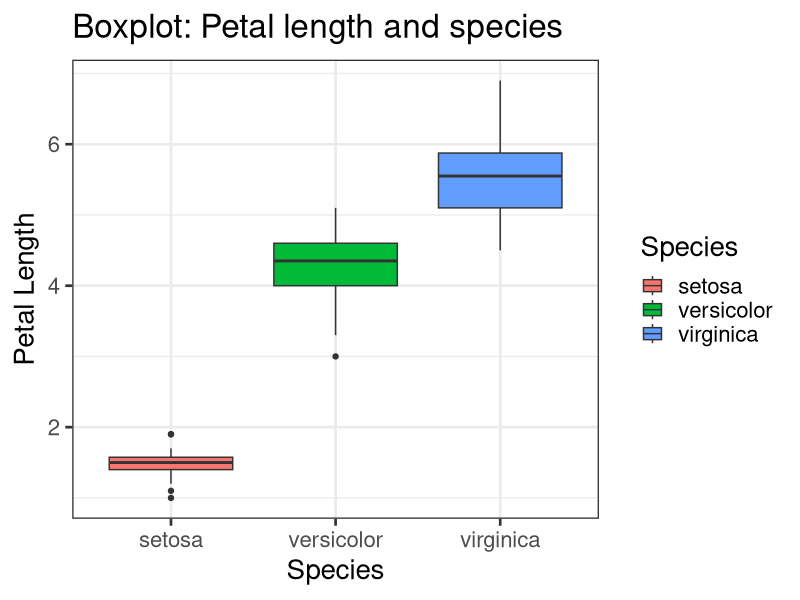
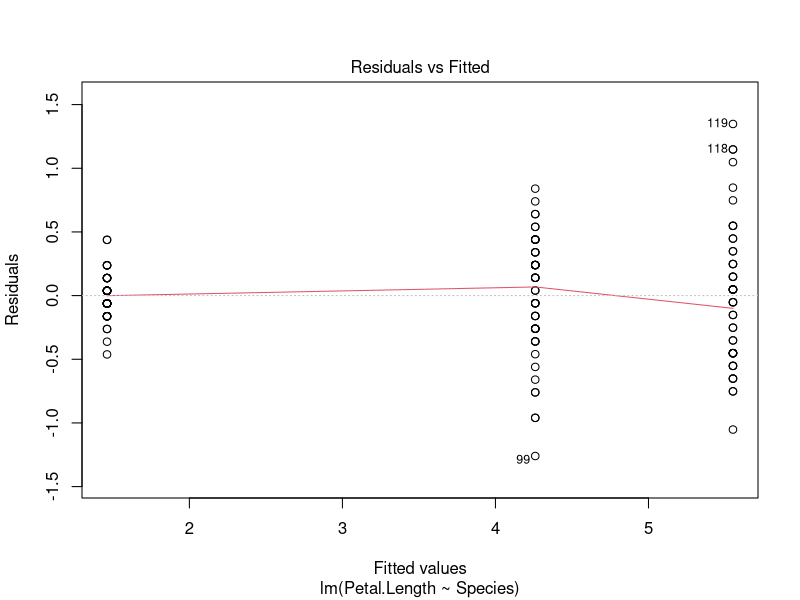
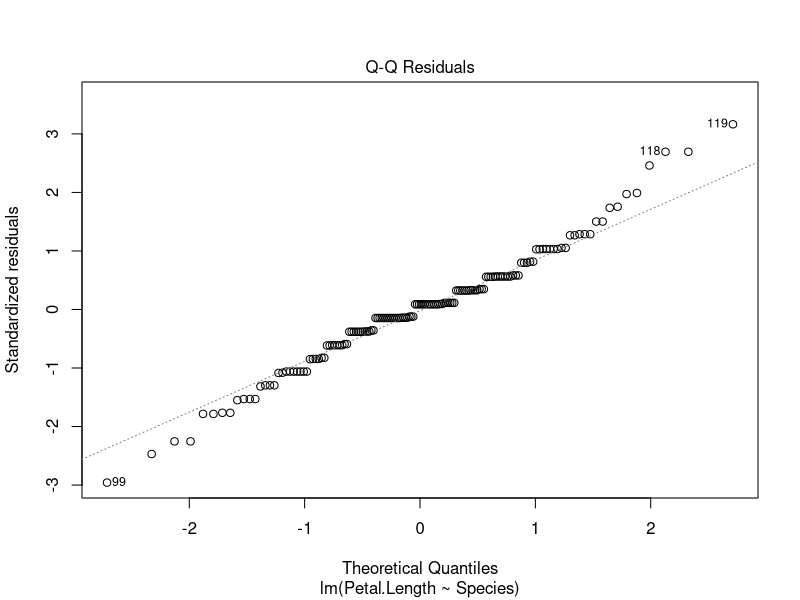
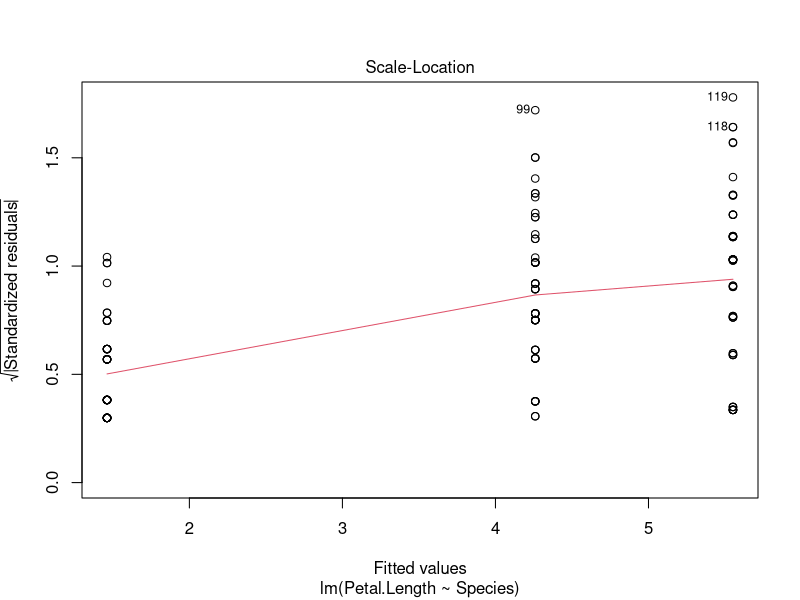
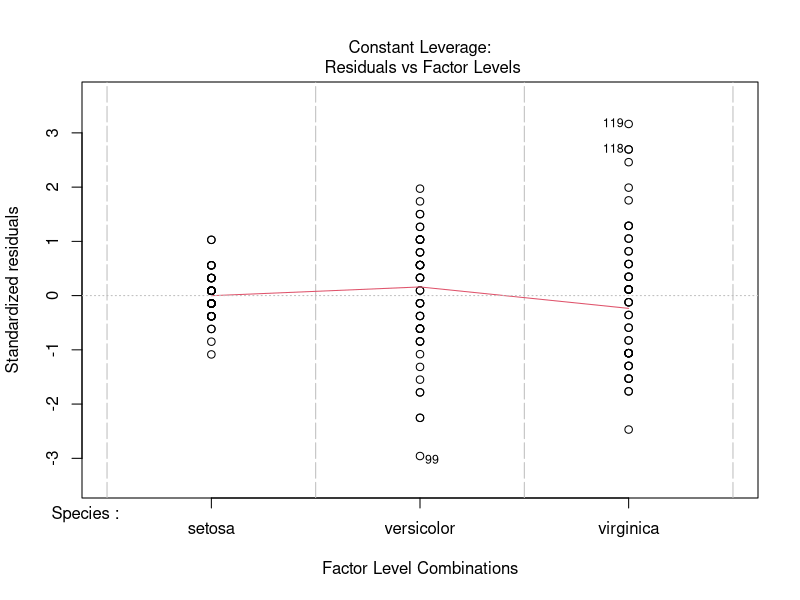

Reproduce these figures in R, in order.
## ---- chunk 1
knitr::opts_chunk$set(echo = TRUE)
## ---- chunk 2
# Loading libraries
library(tidyverse)

# Importing data 
iris.df <- iris # built in dataset, no need to import 
str(iris.df)
## ---- chunk 3
# Plotting petal length to see if it varies between species 
ggplot(data = iris.df, aes(x = Species, y = Petal.Length, fill = Species)) +
  geom_boxplot() + 
  theme_bw(base_size = 20) +
  labs(title = "Boxplot: Petal length and species", x = "Species", y = "Petal Length")
## ---- chunk 4
# Finding variance for each species 
iris.df %>% 
  group_by(Species) %>% 
  summarise(
  variance = var(Petal.Length)) # 'variance' is the name of 'var(Petal.Length)'
## ---- chunk 5
# Making linear model to investigate xx
fit.lm_petal.sp <- lm(Petal.Length ~ Species, data = iris.df)
plot(fit.lm_petal.sp) # 

# Not sure if this is necessary, but tried it 
anova(fit.lm_petal.sp)
summary(fit.lm_petal.sp) 
## ---- chunk 6
# EXPLAIN WHY
library(nlme)
fit_gls1_petal.sp <- gls(Petal.Length ~ Species, data = iris.df)
summary(fit_gls1_petal.sp)
## ---- chunk 7
# 
fit_gls2_petal.sp <- gls(Petal.Length ~ Species, data = iris.df, 
                        weights = varIdent(form = ~ +1|Species))
summary(fit_gls2_petal.sp)
